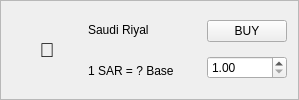
                 <widget class="QFrame" name="card_sar">
                  <property name="minimumSize">
                   <size>
                    <width>0</width>
                    <height>100</height>
                   </size>
                  </property>
                  <property name="maximumSize">
                   <size>
                    <width>16777215</width>
                    <height>120</height>
                   </size>
                  </property>
                  <property name="frameShape">
                   <enum>QFrame::StyledPanel</enum>
                  </property>
                  <property name="frameShadow">
                   <enum>QFrame::Raised</enum>
                  </property>
                  <layout class="QHBoxLayout" name="horizontalLayout_22">
                   <item>
                    <widget class="QLabel" name="lbl_icon_sar">
                     <property name="minimumSize">
                      <size>
                       <width>70</width>
                       <height>70</height>
                      </size>
                     </property>
                     <property name="font">
                      <font>
                       <pointsize>15</pointsize>
                      </font>
                     </property>
                     <property name="text">
                      <string>⃁</string>
                     </property>
                     <property name="alignment">
                      <set>Qt::AlignCenter</set>
                     </property>
                    </widget>
                   </item>
                   <item>
                    <layout class="QVBoxLayout" name="verticalLayout_47">
                     <item>
                      <widget class="QLabel" name="lbl_name_sar">
                       <property name="minimumSize">
                        <size>
                         <width>0</width>
                         <height>0</height>
                        </size>
                       </property>
                       <property name="text">
                        <string>Saudi Riyal</string>
                       </property>
                      </widget>
                     </item>
                     <item>
                      <widget class="QLabel" name="lbl_rate_sar">
                       <property name="minimumSize">
                        <size>
                         <width>0</width>
                         <height>0</height>
                        </size>
                       </property>
                       <property name="text">
                        <string>1 SAR = ? Base</string>
                       </property>
                      </widget>
                     </item>
                    </layout>
                   </item>
                   <item>
                    <spacer name="horizontalSpacer_22">
                     <property name="orientation">
                      <enum>Qt::Horizontal</enum>
                     </property>
                     <property name="sizeType">
                      <enum>QSizePolicy::Expanding</enum>
                     </property>
                     <property name="sizeHint" stdset="0">
                      <size>
                       <width>27</width>
                       <height>20</height>
                      </size>
                     </property>
                    </spacer>
                   </item>
                   <item>
                    <layout class="QVBoxLayout" name="verticalLayout_48">
                     <item>
                      <widget class="QPushButton" name="buy_sar_button">
                       <property name="text">
                        <string>BUY</string>
                       </property>
                      </widget>
                     </item>
                     <item>
                      <widget class="QDoubleSpinBox" name="dsb_amount_sar">
                       <property name="minimum">
                        <double>1.000000000000000</double>
                       </property>
                      </widget>
                     </item>
                    </layout>
                   </item>
                  </layout>
                 </widget>
